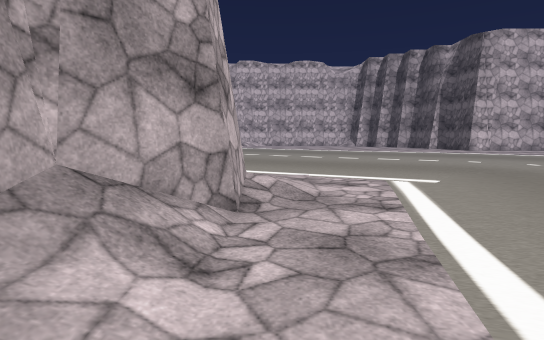
View 1 (above)

24 first-person views from a walk through a 3-D level made in the Unity game engine. The camera is 1.4 m above the floor, tilts 6° down and sees 80° across. The floor is counted in squares, 2 m on a side. Each view is taken from the middle of a square. On the plan, view 1 faces up. The plan holds only what a view shows up to about 10 squares ahead; the rest is blank. The place goes on beyond the plan. Some surface patterns are stand-ins.

View 2
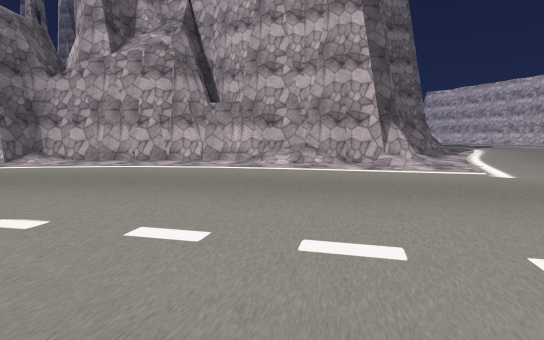

View 3
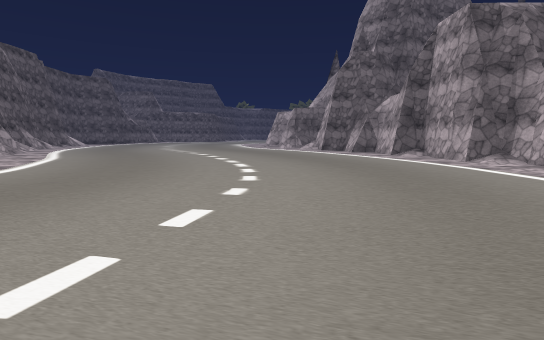

View 4
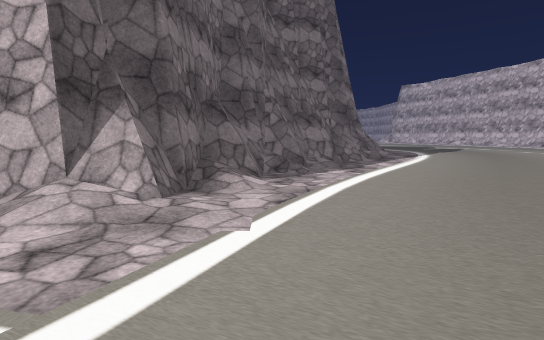

View 5
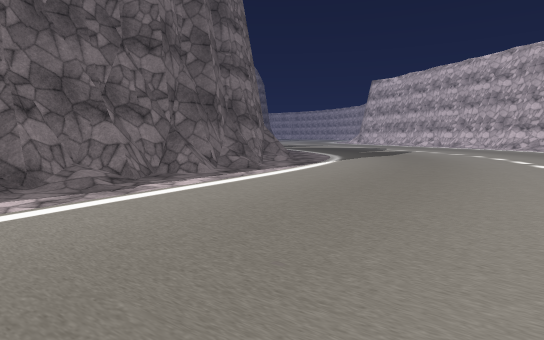

View 6
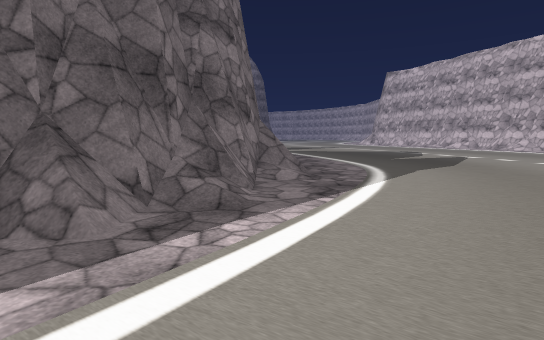

View 7
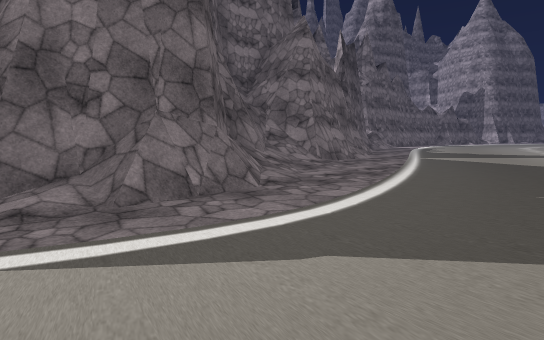

View 8
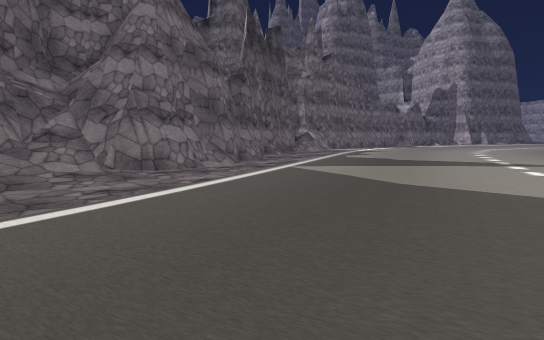

View 9
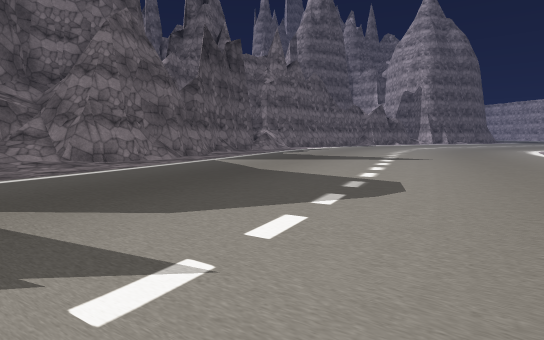

View 10
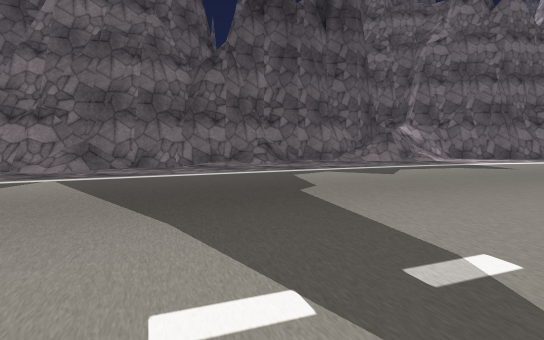

View 11
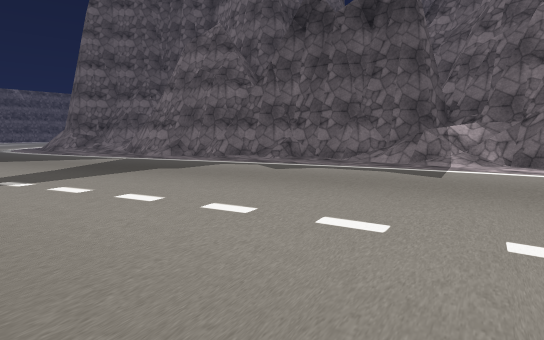

View 12
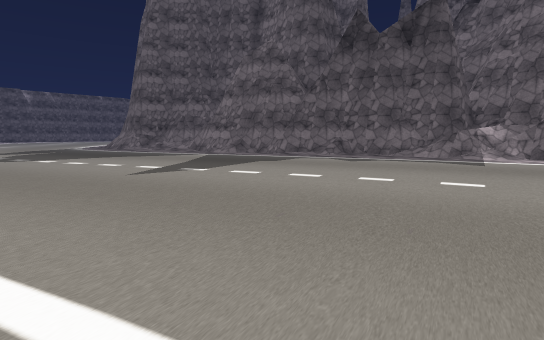

View 13
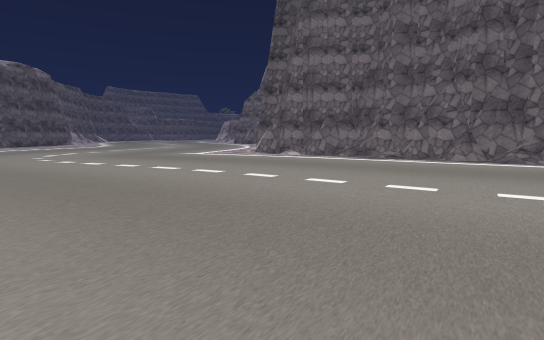

View 14
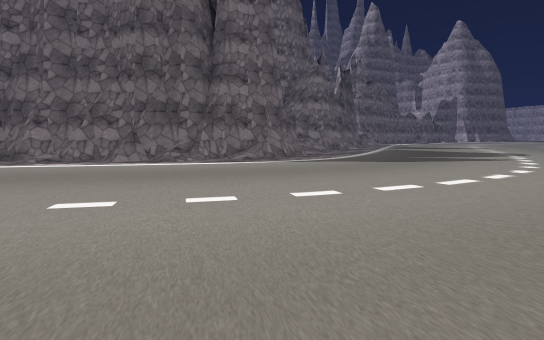

View 15
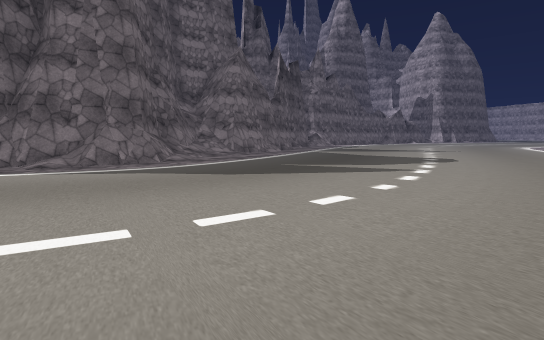

View 16
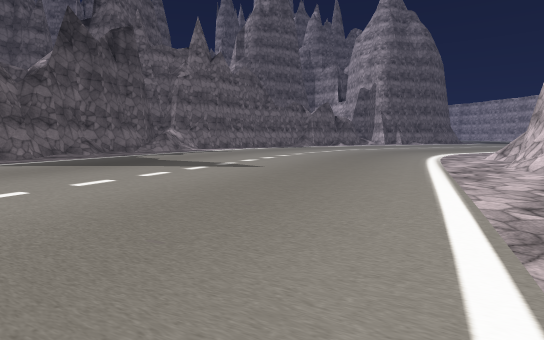

View 17
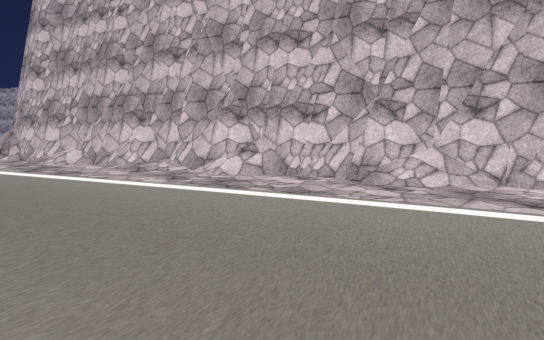

View 18
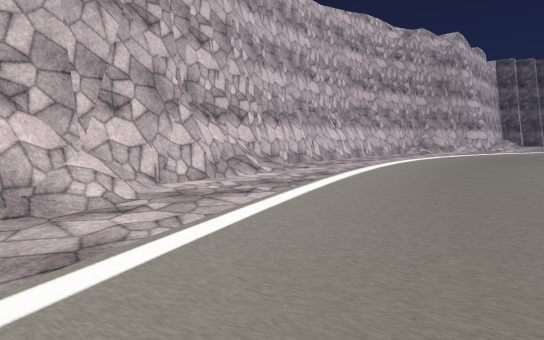

View 19
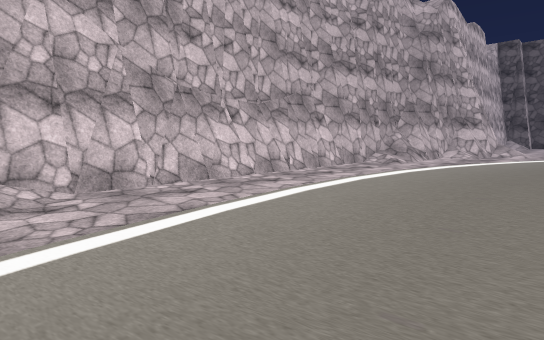

View 20
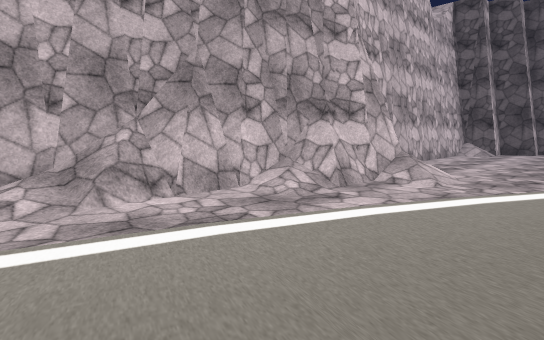

View 21
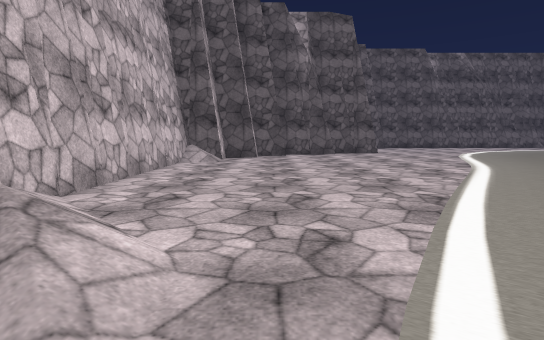

View 22
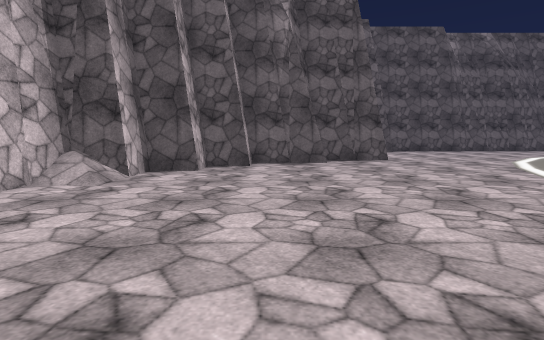

View 23
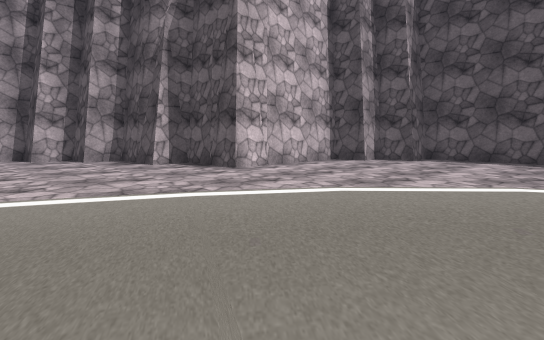

View 24
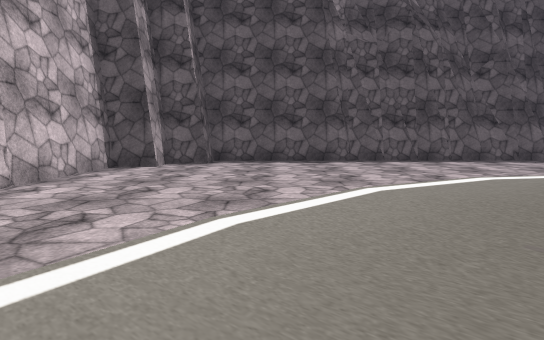

### Floor plan
Key: @ floor where view 1 was taken; # wall or solid block; . floor; / step, stairs or slope; = window, fence, low wall or low ledge.
Columns run from 30 left of view 1 to 16 right of it. Each row starts with its distance up from view 1.
 24             #############
 23          ####//.......//#############
 22       ####//............./###/...../##
 21     ###//..................//........##
 20   ###/................................##
 19 ###....................................#
 18 .......................................##
 17 ........................................#
 16 ........................................#####
 15 ............................................##
 14 .............................................##
 13 ..............................................#
 12 ..............................................#
 11 ..............................................#
 10 ................./##/.........................#
  9 ..............///#####/.......................#
  8  .........//###/##   ###/.............  ......#
  7 ......../##  ####      ##/...........     ....#
  6 ....//####              ####........       ...#
  5  #=#/##                   ####.....         ..#
  4  #####                       #/.....          #
  3                              #/......
  2                             ##........
  1                             #/.........
  0                             #/@........
 -1                             #...........
 -2                             #...........
 -3                             #............
 -4                             #.............
 -5                             #..............
 -6                             ##..............
 -7                              #..............

Where each view was taken, in squares from view 1:
view 1: 0 up, 0 right, facing up
view 2: 1 up, 8 right, facing left
view 3: 3 up, 5 right, facing down
view 4: 6 up, 3 right, facing left
view 5: 10 up, 0 right, facing left
view 6: 10 up, 4 left, facing left
view 7: 14 up, 9 left, facing down-left
view 8: 15 up, 14 left, facing down-left
view 9: 18 up, 14 left, facing down-left
view 10: 15 up, 23 left, facing down
view 11: 14 up, 30 left, facing down-right
view 12: 17 up, 30 left, facing down-right
view 13: 18 up, 1 left, facing down
view 14: 18 up, 3 left, facing down-left
view 15: 19 up, 8 left, facing down-left
view 16: 20 up, 19 left, facing down-left
view 17: 17 up, 18 left, facing up-left
view 18: 18 up, 21 left, facing up-right
view 19: 19 up, 16 left, facing up-right
view 20: 19 up, 8 left, facing up-right
view 21: 20 up, 4 left, facing right
view 22: 19 up, 0 right, facing right
view 23: 10 up, 5 right, facing up-right
view 24: 12 up, 6 right, facing right
